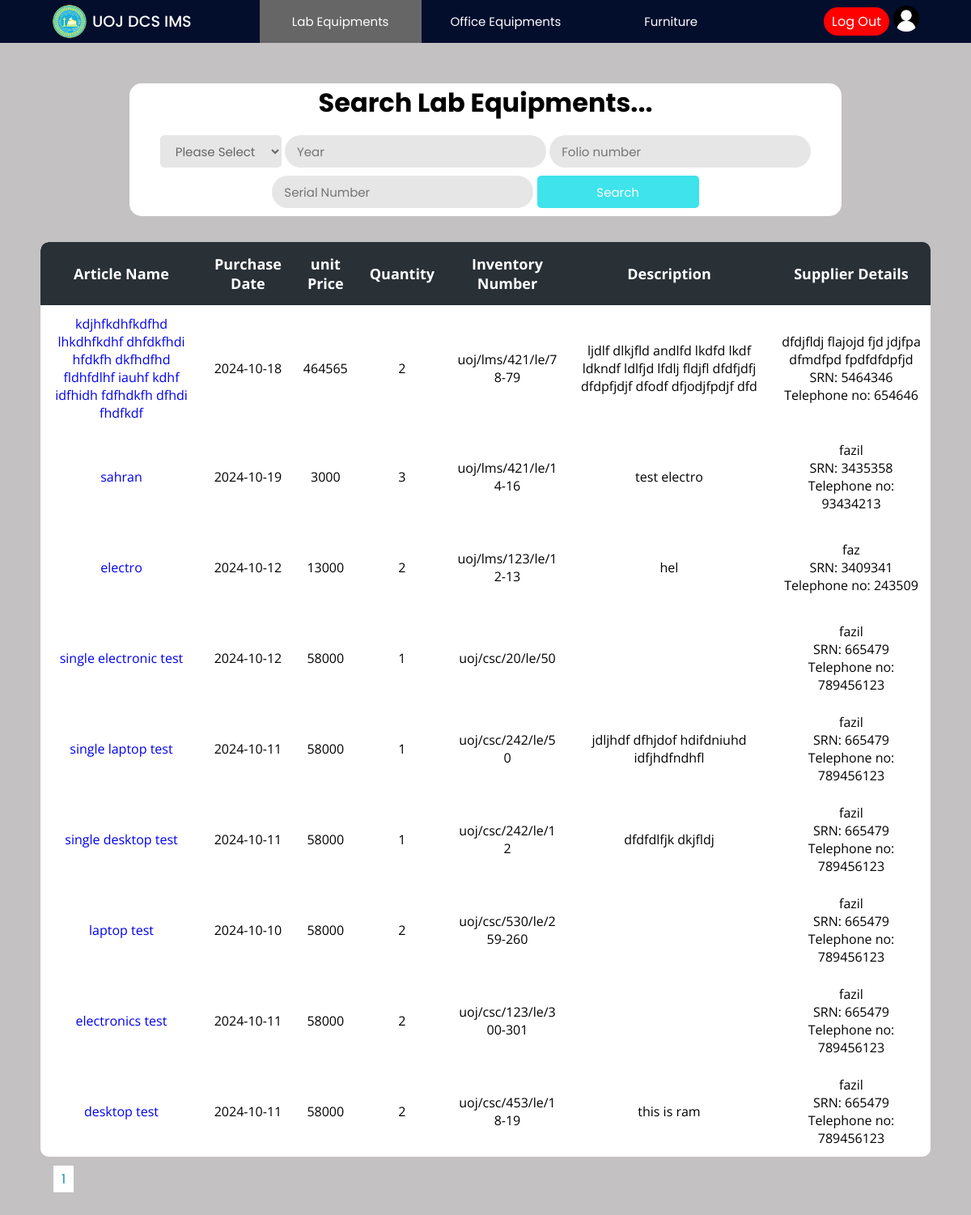
/Project/lab/lab.php (signed in), run on the app's committed database.
### tables this page shows
CREATE TABLE `invoice` (
  `invoice_id` int(11) NOT NULL,
  `name` varchar(200) NOT NULL,
  `date` date NOT NULL,
  `price` float NOT NULL,
  `quantity` int(11) NOT NULL,
  `folio_number` varchar(50) NOT NULL,
  `description` varchar(400) NOT NULL,
  `supplier_name` varchar(150) NOT NULL,
  `supplier_tt` int(15) NOT NULL,
  `srn` int(11) NOT NULL,
  `type` varchar(15) NOT NULL,
  `page_number` varchar(30) NOT NULL,
  `location` varchar(50) NOT NULL,
  `warranty` int(11) NOT NULL
);

### Project/lab/lab.php (the view, shortened to what this page needs)
<?php
include("../config/connection.php");
$rowsPerPage = 10;
$page = isset($_GET['page']) ? intval($_GET['page']) : 1;
$offset = ($page - 1) * $rowsPerPage;
$queryinvoice = "SELECT * FROM invoice ORDER BY invoice_id DESC LIMIT $offset, $rowsPerPage";
$totalRows = mysqli_num_rows(mysqli_query($con, "SELECT * FROM invoice"));
$totalPages = ceil($totalRows / $rowsPerPage);
?>
<!DOCTYPE html>
<html lang="en">
<head>
    <link rel="stylesheet" href="../css/lab.css">
    <link rel="stylesheet" href="../css/main.css">
</head>
<body>
    <?php include "../header/header.php"; ?>
    <div class="main-container">
        <div class="container">
            <h2>Search Lab Equipments...</h2>
            <div>
                <form action="lab.php" method="get">
                    <select name="type">
                        <option value="">Please Select</option>
                    </select>
                    <input type="number" placeholder="Year" name="year"
                        value="<?php if (isset($_POST['year'])) {
                            echo $_POST['year'];
                        } ?>" />
                    <input type="text" placeholder="Folio number" name="folio"
                        value="<?php if (isset($_POST['folio'])) {
                            echo $_POS['folio'];
                        } ?>" />
                    <input type="text" placeholder="Serial Number" name="SN"
                        value="<?php if (isset($_POST['SN'])) {
                            echo $_POST['SN'];
                        } ?>">
                    <input class="button" type="submit" name="search" value="Search" />
                </form>
            </div>
        </div>
        <div class="table-con">
            <table>
                <thead>
                    <tr>
                        <th>Article Name</th>
                        <th>Purchase Date</th>
                        <th>unit Price</th>
                        <th>Quantity</th>
                        <th>Inventory Number</th>
                        <th>Description</th>
                        <th colspan=2>Supplier Details</th>
                    </tr>
                </thead>
                <tbody>
                    <?php
                    $resultinvoice = mysqli_query($con, $queryinvoice);
                    while ($rowinvoice = mysqli_fetch_assoc($resultinvoice)) {
                        ?>
                        <tr>
                            <td class="name"><a
                                    href="labItems.php?searchItems=true&id=<?php echo $rowinvoice['invoice_id'] ?>"><?php echo $rowinvoice['name'] ?></a>
                            </td>
                            <td><?php echo $rowinvoice['date'] ?></td>
                            <td><?php echo $rowinvoice['price'] ?></td>
                            <td><?php echo $rowinvoice['quantity'] ?></td>
                            <td class="folio_number"><?php echo $rowinvoice['folio_number'] ?></td>
                            <td class="description"><?php echo $rowinvoice['description'] ?></td>
                            <td class="sname" colspan=2>
                                <?php
                                echo $rowinvoice['supplier_name'];
                                if (!empty($rowinvoice['srn'])) {
                                    echo "<br>SRN: " . $rowinvoice['srn'];
                                }
                                if (!empty($rowinvoice['supplier_tt'])) {
                                    echo "<br>Telephone no: " . $rowinvoice['supplier_tt'];
                                }
                                ?>
                            </td>
                        </tr>
                        <?php
                    }
                    ?>
                </tbody>
            </table>
        </div>
        <div class="pagination" style="margin:15px;">
            <?php
            for ($i = 1; $i <= $totalPages; $i++) {
                echo '<a href="?page=' . $i . '" style="margin:1px;background-color: #fff; color: #1690A7; border: none; padding: 5px 10px; cursor: pointer; width:5px;">' . $i . '</a>';
            }
            ?>
        </div>
    </div>
</body>
</html>

### Project/css/lab.css (style rules this page uses)
.main-container { padding: 50px; min-height: 100vh; height: fit-content; background: rgb(195, 193, 193); }
.container { text-align: center; background-color: white; border-radius: 15px; width: 80%; margin: auto; margin-bottom: 2rem; padding: 0 0 10px 0; }
h2 { font-size: 2rem; margin-bottom: 1rem; font-family: 'Poppins', sans-serif; }
select { font-size: 15px; color: #666; background: #e6e6e6; height: 40px; border-radius: 5px; padding: 0 15px 0 15px; border: none; font-family: 'Poppins', sans-serif; width: 150px; }
option { font-size: 15px; color: #666; background: #e6e6e6; height: 40px; border-radius: 5px; padding: 0 15px 0 15px; border: none; font-family: 'Poppins', sans-serif; }
.button { background: #3ee3eb; color: white; cursor: pointer; height: 40px; border-radius: 5px; padding: 0 15px 0 15px; border: none; font-family: 'Poppins', sans-serif; width: 200px; margin-top: 10px; }
table { border-collapse: collapse; border-radius: 10px; overflow: hidden; max-width: 100%; margin: 0 auto; position: relative; }
.table-con { border-collapse: collapse; background: #fff; border-radius: 10px; margin: auto; position: relative; font-family: 'Open Sans'; text-align: center; background: #fff; overflow: auto; }
.table-con td.description { max-width: 300px; word-wrap: break-word; min-width: 250px; }
.table-con td.name { max-width: 200px; word-wrap: break-word; min-width: 200px; }
.table-con td.sname { max-width: 300px; word-wrap: break-word; min-width: 200px; }
.table-con td.folio_number { max-width: 150px; word-wrap: break-word; }
th { width: 200px; font-size: 18px; background: #293036; color: white; padding: 15px; }
td { padding: 12px; }
input { font-size: 15px; color: #666; background: #e6e6e6; height: 40px; border-radius: 20px; padding: 0 15px 0 15px; border: none; font-family: 'Poppins', sans-serif; }

### Project/css/main.css (style rules this page uses)
* { margin: 0; padding: 0; text-decoration: none; box-sizing: border-box; }
:root { --bg-gradient: linear-gradient(-135deg, #01064a, #21acc2); --bg-gray: #e6e6e6; --text-color: #666; --inp-color: #57b846; }
body { font-family: 'Poppins', sans-serif; }

### Project/css/header.css (style rules this page uses)
* { margin: 0; padding: 0; text-decoration: none; box-sizing: border-box; }
:root { background: linear-gradient(-135deg, #01064a, #21acc2); --bg-gray: #e6e6e6; --text-color: #666; --inp-color: #57b846; }
body { font-family: 'Poppins', sans-serif; }

### data on the page
invoice: name "kdjhfkdhfkdfhd lhkdhfkdhf dhfdkfhdi hfdkfh dkfhdfhd fldhfdlhf iauhf kdhf idfhidh fdfhdkfh dfhdi fhdfkdf", date "2024-10-18", price "464565", quantity "2", folio_number "uoj/lms/421/le/78-79", description "ljdlf dlkjfld andlfd lkdfd lkdf ldkndf ldlfjd lfdlj fldjfl dfdfjdfj dfdpfjdjf dfodf dfjodjfpdjf dfd", supplier_name "dfdjfldj flajojd fjd jdjfpa dfmdfpd fpdfdfdpfjd", srn "5464346", supplier_tt "654646"
invoice: name "sahran", date "2024-10-19", price "3000", quantity "3", folio_number "uoj/lms/421/le/14-16", description "test electro", supplier_name "fazil", srn "3435358", supplier_tt "93434213"
invoice: name "electro", date "2024-10-12", price "13000", quantity "2", folio_number "uoj/lms/123/le/12-13", description "hel", supplier_name "faz", srn "3409341", supplier_tt "243509"
invoice: name "single electronic test", date "2024-10-12", price "58000", quantity "1", folio_number "uoj/csc/20/le/50", supplier_name "fazil", srn "665479", supplier_tt "789456123"
invoice: name "single laptop test", date "2024-10-11", price "58000", quantity "1", folio_number "uoj/csc/242/le/50", description "jdljhdf dfhjdof hdifdniuhd idfjhdfndhfl", supplier_name "fazil", srn "665479", supplier_tt "789456123"
invoice: name "single desktop test", date "2024-10-11", price "58000", quantity "1", folio_number "uoj/csc/242/le/12", description "dfdfdlfjk dkjfldj", supplier_name "fazil", srn "665479", supplier_tt "789456123"
invoice: name "laptop test", date "2024-10-10", price "58000", quantity "2", folio_number "uoj/csc/530/le/259-260", supplier_name "fazil", srn "665479", supplier_tt "789456123"
invoice: name "electronics test", date "2024-10-11", price "58000", quantity "2", folio_number "uoj/csc/123/le/300-301", supplier_name "fazil", srn "665479", supplier_tt "789456123"
invoice: name "desktop test", date "2024-10-11", price "58000", quantity "2", folio_number "uoj/csc/453/le/18-19", description "this is ram", supplier_name "fazil", srn "665479", supplier_tt "789456123"
